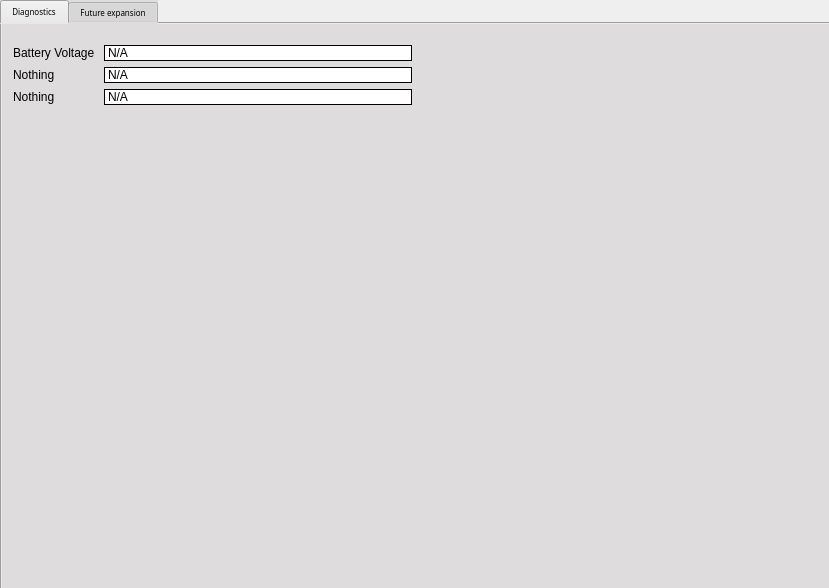
<?xml version="1.0" encoding="UTF-8"?>
<ui version="4.0">
 <class>MainWindow</class>
 <widget class="QMainWindow" name="MainWindow">
  <property name="geometry">
   <rect>
    <x>0</x>
    <y>0</y>
    <width>829</width>
    <height>588</height>
   </rect>
  </property>
  <property name="font">
   <font>
    <family>STIX</family>
    <pointsize>6</pointsize>
   </font>
  </property>
  <property name="windowTitle">
   <string>MIL GUI</string>
  </property>
  <property name="windowIcon">
   <iconset resource="images.qrc">
    <normaloff>:/MIL.png</normaloff>:/MIL.png</iconset>
  </property>
  <property name="styleSheet">
   <string notr="true">background: url(MFW.png)</string>
  </property>
  <property name="tabShape">
   <enum>QTabWidget::Triangular</enum>
  </property>
  <widget class="QWidget" name="centralWidget">
   <property name="autoFillBackground">
    <bool>true</bool>
   </property>
   <widget class="QTabWidget" name="tabs">
    <property name="geometry">
     <rect>
      <x>0</x>
      <y>0</y>
      <width>841</width>
      <height>591</height>
     </rect>
    </property>
    <property name="font">
     <font>
      <pointsize>6</pointsize>
     </font>
    </property>
    <property name="focusPolicy">
     <enum>Qt::StrongFocus</enum>
    </property>
    <property name="autoFillBackground">
     <bool>false</bool>
    </property>
    <property name="styleSheet">
     <string notr="true">background-color: rgb(222, 220, 220);</string>
    </property>
    <property name="currentIndex">
     <number>0</number>
    </property>
    <property name="iconSize">
     <size>
      <width>20</width>
      <height>20</height>
     </size>
    </property>
    <widget class="QWidget" name="tab">
     <property name="autoFillBackground">
      <bool>false</bool>
     </property>
     <attribute name="title">
      <string>Diagnostics</string>
     </attribute>
     <widget class="QWidget" name="formLayoutWidget">
      <property name="geometry">
       <rect>
        <x>0</x>
        <y>10</y>
        <width>421</width>
        <height>401</height>
       </rect>
      </property>
      <layout class="QFormLayout" name="formLayout">
       <item row="0" column="0">
        <widget class="QLabel" name="label">
         <property name="frameShadow">
          <enum>QFrame::Raised</enum>
         </property>
         <property name="text">
          <string>Battery Voltage </string>
         </property>
         <property name="textFormat">
          <enum>Qt::RichText</enum>
         </property>
        </widget>
       </item>
       <item row="0" column="1">
        <widget class="QLabel" name="voltage_display">
         <property name="styleSheet">
          <string notr="true">background-color: rgb(255, 255, 255);</string>
         </property>
         <property name="frameShape">
          <enum>QFrame::Box</enum>
         </property>
         <property name="text">
          <string>N/A</string>
         </property>
        </widget>
       </item>
       <item row="1" column="0">
        <widget class="QLabel" name="label_3">
         <property name="frameShadow">
          <enum>QFrame::Plain</enum>
         </property>
         <property name="text">
          <string>Nothing</string>
         </property>
         <property name="textFormat">
          <enum>Qt::RichText</enum>
         </property>
        </widget>
       </item>
       <item row="1" column="1">
        <widget class="QLabel" name="voltage_display_2">
         <property name="styleSheet">
          <string notr="true">background-color: rgb(255, 255, 255);</string>
         </property>
         <property name="frameShape">
          <enum>QFrame::Box</enum>
         </property>
         <property name="text">
          <string>N/A</string>
         </property>
        </widget>
       </item>
       <item row="2" column="1">
        <widget class="QLabel" name="voltage_display_3">
         <property name="styleSheet">
          <string notr="true">background-color: rgb(255, 255, 255);</string>
         </property>
         <property name="frameShape">
          <enum>QFrame::Box</enum>
         </property>
         <property name="text">
          <string>N/A</string>
         </property>
        </widget>
       </item>
       <item row="2" column="0">
        <widget class="QLabel" name="label_4">
         <property name="frameShadow">
          <enum>QFrame::Plain</enum>
         </property>
         <property name="text">
          <string>Nothing</string>
         </property>
         <property name="textFormat">
          <enum>Qt::RichText</enum>
         </property>
        </widget>
       </item>
      </layout>
     </widget>
    </widget>
    <widget class="QWidget" name="tab_2">
     <attribute name="title">
      <string>Future expansion</string>
     </attribute>
    </widget>
   </widget>
  </widget>
 </widget>
 <layoutdefault spacing="6" margin="11"/>
 <resources>
  <include location="images.qrc"/>
 </resources>
 <connections/>
</ui>
